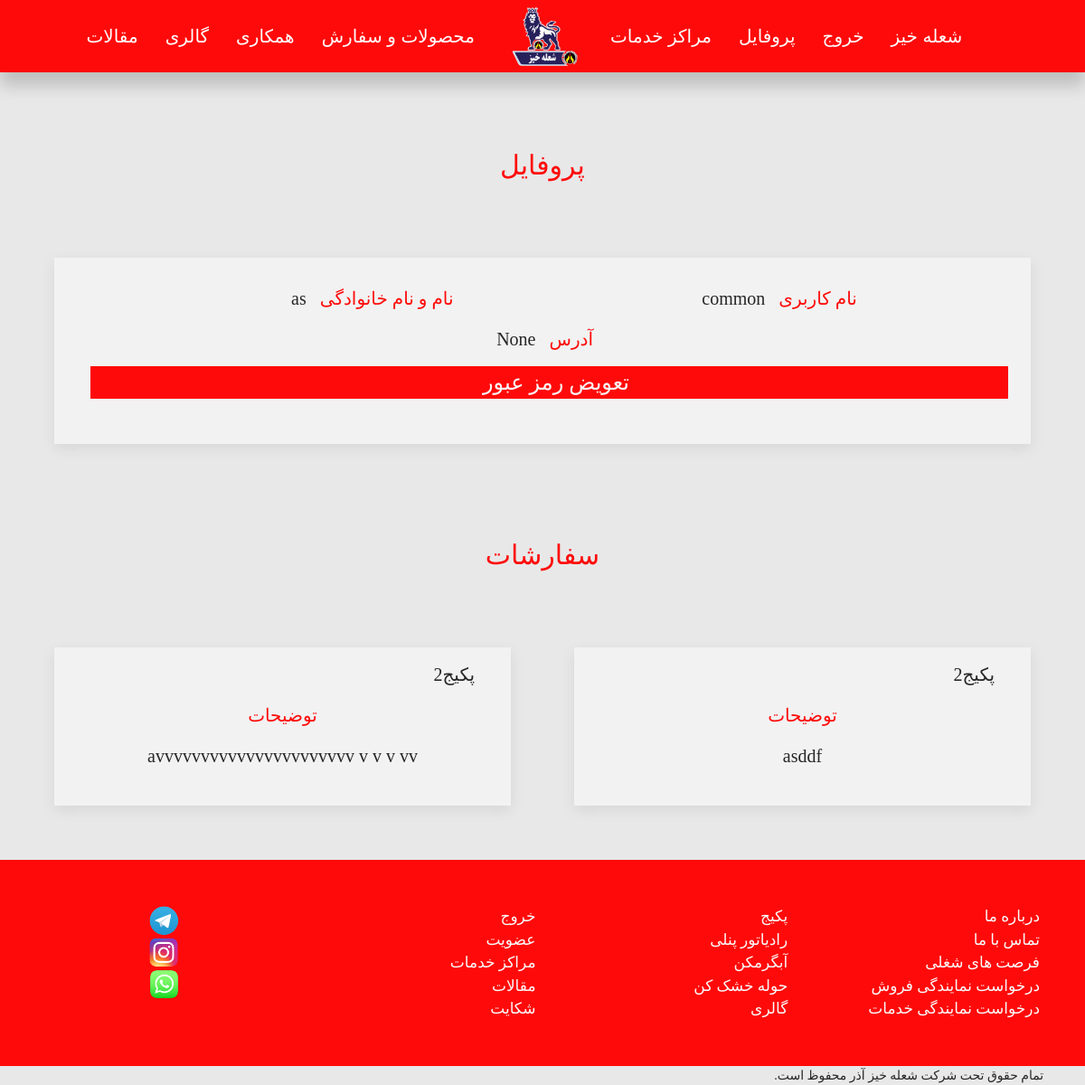
The page /user/profile/common/ (signed in) on the database as committed earlier.
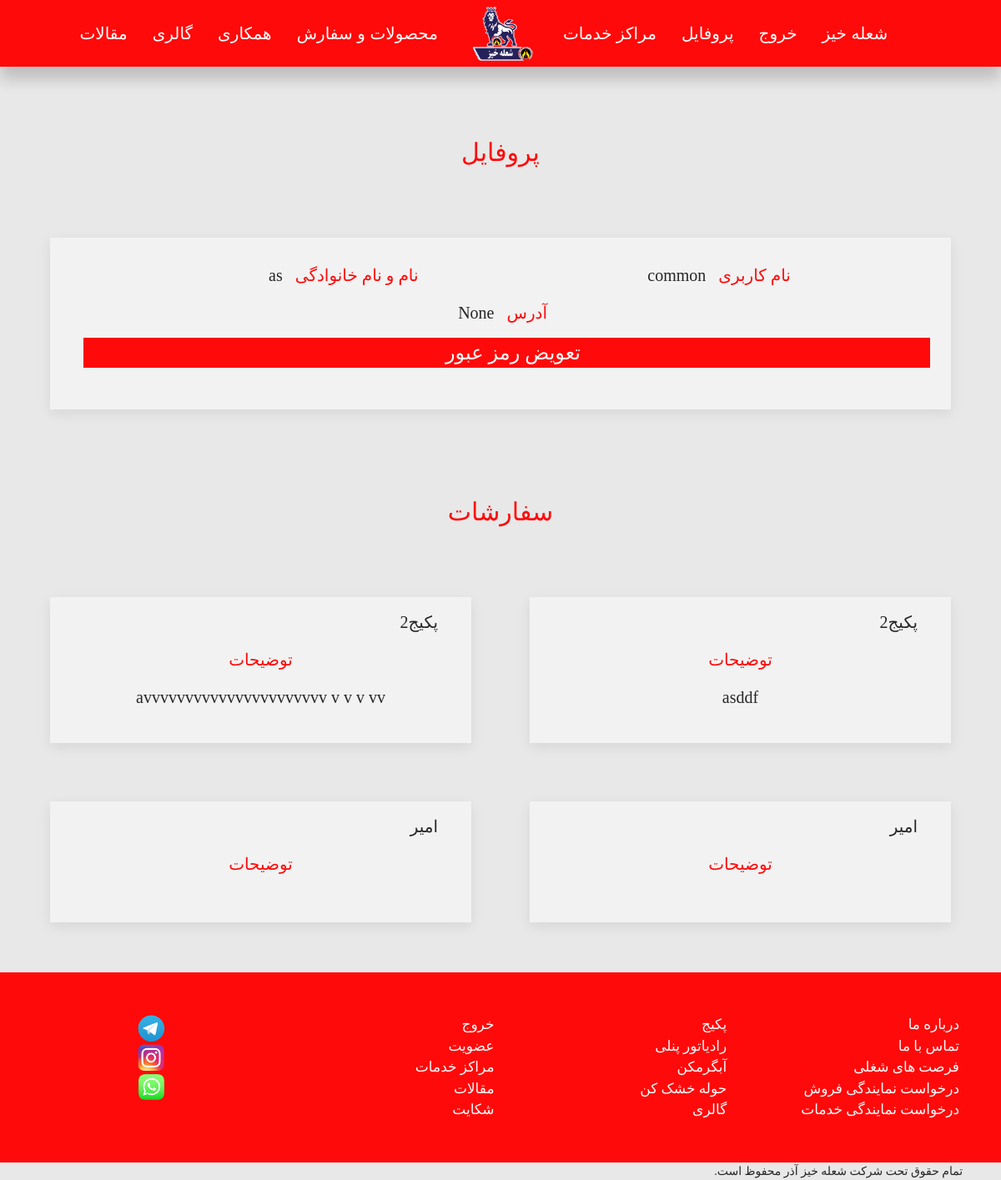
The same page on the database as committed later.
### order/models.py (models this page shows, shortened)
class OrderingModel(models.Model):
    product = models.ForeignKey(ProductsModel, on_delete = models.CASCADE,
                                null = False, blank = False, related_name = 'orders')
    user = models.ForeignKey(UserModel, on_delete = models.CASCADE,
                                    null = False, blank = False, related_name = 'orders')
    number = models.IntegerField(blank = True, null = True)
    description = models.TextField(blank = True, null = True)
    checked = models.BooleanField(default = False)
    size_1 = models.CharField(max_length = 264, null = True, blank = True)
    size_2 = models.CharField(max_length = 264, null = True, blank = True)
    size_3 = models.CharField(max_length = 264, null = True, blank = True)
    size_4 = models.CharField(max_length = 264, null = True, blank = True)
    size_5 = models.CharField(max_length = 264, null = True, blank = True)
    size_6 = models.CharField(max_length = 264, null = True, blank = True)
    size_7 = models.CharField(max_length = 264, null = True, blank = True)
    size_8 = models.CharField(max_length = 264, null = True, blank = True)
    size_9 = models.CharField(max_length = 264, null = True, blank = True)
    size_10 = models.CharField(max_length = 264, null = True, blank = True)
    size_11 = models.CharField(max_length = 264, null = True, blank = True)
    size_12 = models.CharField(max_length = 264, null = True, blank = True)
    size_13 = models.CharField(max_length = 264, null = True, blank = True)
    size_14 = models.CharField(max_length = 264, null = True, blank = True)
    number_1 = models.CharField(max_length = 264, null = True, blank = True)
    number_2 = models.CharField(max_length = 264, null = True, blank = True)
    number_3 = models.CharField(max_length = 264, null = True, blank = True)
    number_4 = models.CharField(max_length = 264, null = True, blank = True)
    number_5 = models.CharField(max_length = 264, null = True, blank = True)
    number_6 = models.CharField(max_length = 264, null = True, blank = True)
    number_7 = models.CharField(max_length = 264, null = True, blank = True)
    number_8 = models.CharField(max_length = 264, null = True, blank = True)
    number_9 = models.CharField(max_length = 264, null = True, blank = True)
    number_10 = models.CharField(max_length = 264, null = True, blank = True)
    number_11 = models.CharField(max_length = 264, null = True, blank = True)
    number_12 = models.CharField(max_length = 264, null = True, blank = True)
    number_13 = models.CharField(max_length = 264, null = True, blank = True)
    number_14 = models.CharField(max_length = 264, null = True, blank = True)

### products/models.py (models this page shows, shortened)
class ProductsModel(models.Model):
    name = models.CharField(max_length = 264, blank = False, null = False)
    picture = models.ImageField(blank = False, null = False,default = r'products/default/default.jpeg',
                                upload_to=r'products/')
    description = models.TextField(default='',null = True, blank = True)
    is_towerdryer = models.BooleanField()
    is_radiator = models.BooleanField()
    is_waterheater = models.BooleanField()
    is_package = models.BooleanField()
    cataloge = models.FileField(blank = False, null = False, default = r'cataloges/default/default.jpeg',
                                upload_to=r'cataloges/')
    size_1 = models.CharField(max_length = 264, null = True, blank = True)
    size_2 = models.CharField(max_length = 264, null = True, blank = True)
    size_3 = models.CharField(max_length = 264, null = True, blank = True)
    size_4 = models.CharField(max_length = 264, null = True, blank = True)
    size_5 = models.CharField(max_length = 264, null = True, blank = True)
    size_6 = models.CharField(max_length = 264, null = True, blank = True)
    size_7 = models.CharField(max_length = 264, null = True, blank = True)
    size_8 = models.CharField(max_length = 264, null = True, blank = True)
    size_9 = models.CharField(max_length = 264, null = True, blank = True)
    size_10 = models.CharField(max_length = 264, null = True, blank = True)
    size_11 = models.CharField(max_length = 264, null = True, blank = True)
    size_12 = models.CharField(max_length = 264, null = True, blank = True)
    size_13 = models.CharField(max_length = 264, null = True, blank = True)
    size_14 = models.CharField(max_length = 264, null = True, blank = True)

### commonuser/views.py (the view)
# urls.py: path('profile/<slug:slug>/',CommonUserProfileView, name = 'profile'),
@login_required
def CommonUserProfileView(request,slug):
    user_instance = get_object_or_404(UserModel,slug = slug)
    commonuser_instance = get_object_or_404(CommonUserModel, user = user_instance)
    try:
        orders = get_list_or_404(OrderingModel, user = user_instance)
        if request.user == user_instance:
            return render(request,'commonuser/commonuserprofile.html',
                         {'commonuser_detail':commonuser_instance,'orders':orders})
    except:
        if request.user == user_instance:
            return render(request,'commonuser/commonuserprofile.html',
                         {'commonuser_detail':commonuser_instance})

### commonuser/templates/commonuser/commonuserprofile.html (shortened to what this page needs)
{% extends "BaseTemplates/base1.html" %}
{% block body_block %}
<br>
<h3 style="font-size:30px;" class="redC-text uk-card-title uk-text-center fHarmattan uk-text-large">پروفایل</h3>
<div style="padding:5%" class="uk-grid-match uk-text-center uk-grid-large" uk-grid>
      <div class="uk-width-1-1 uk-block">
<div  class="uk-card uk-card-default uk-card-body milkywhiteC">
      <div style="margin-top:-25px; font-size:20px;"  class=" fHarmattan uk-text-large uk-grid-small" uk-grid><br>
          <div class="uk-width-1-4@m uk-width-1-4@s uk-width-1-2 uk-text-left redC-text" >نام کاربری</div><div class="uk-width-1-4@m uk-width-1-4@s uk-width-1-2 uk-text-right darkgreyC-text">{{user.username }}</div>
          <div class="uk-width-1-4@m uk-width-1-4@s uk-width-1-2 uk-text-left redC-text" >نام و نام خانوادگی</div><div class="uk-width-1-4@m uk-width-1-4@s uk-width-1-2 uk-text-right darkgreyC-text">{{user.name }}</div>
          <div class=" uk-width-1-2 uk-text-left redC-text" >آدرس</div><div class=" uk-width-1-2 uk-text-right darkgreyC-text">{{user.commonusers.address }}</div>
<a href="{% url 'accounts:passwordchange' user.slug %}" class="uk-button redC uk-width-1-1 uk-margin-small-bottom whiteC-text fHarmattan uk-text-large">تعویض رمز عبور</a>
      </div>
</div>
</div>
</div>
{% if orders %}
<h3 style="font-size:30px;" class="redC-text uk-card-title uk-text-center fHarmattan uk-text-large">سفارشات</h3>
{% endif %}
<div style="padding:5%" class="uk-grid-match uk-text-center uk-grid-large" uk-grid>
  {% for order in orders %}
        <div class="uk-width-1-1 uk-width-1-2@m uk-block">
  <div  class="uk-card uk-card-default uk-card-body milkywhiteC">
        <div style="margin-top:-25px; font-size:20px;"  class=" fHarmattan uk-text-large uk-grid-small" uk-grid>
<div class=" uk-width-1-1 uk-text-right darkgreyC-text">{{order.product.name }}</div>
            <div class=" uk-width-1-1 uk-text-center redC-text" >توضیحات</div><div class=" uk-width-1-1 uk-text-center darkgreyC-text">{{order.description }}</div>
        </div>
  </div>
  </div>
    {% endfor %}
</div>
    {% endblock %}

Rows that differ between the two databases and show on the page:
added OrderingModel: product.name "امیر"
added OrderingModel: product.name "امیر"
